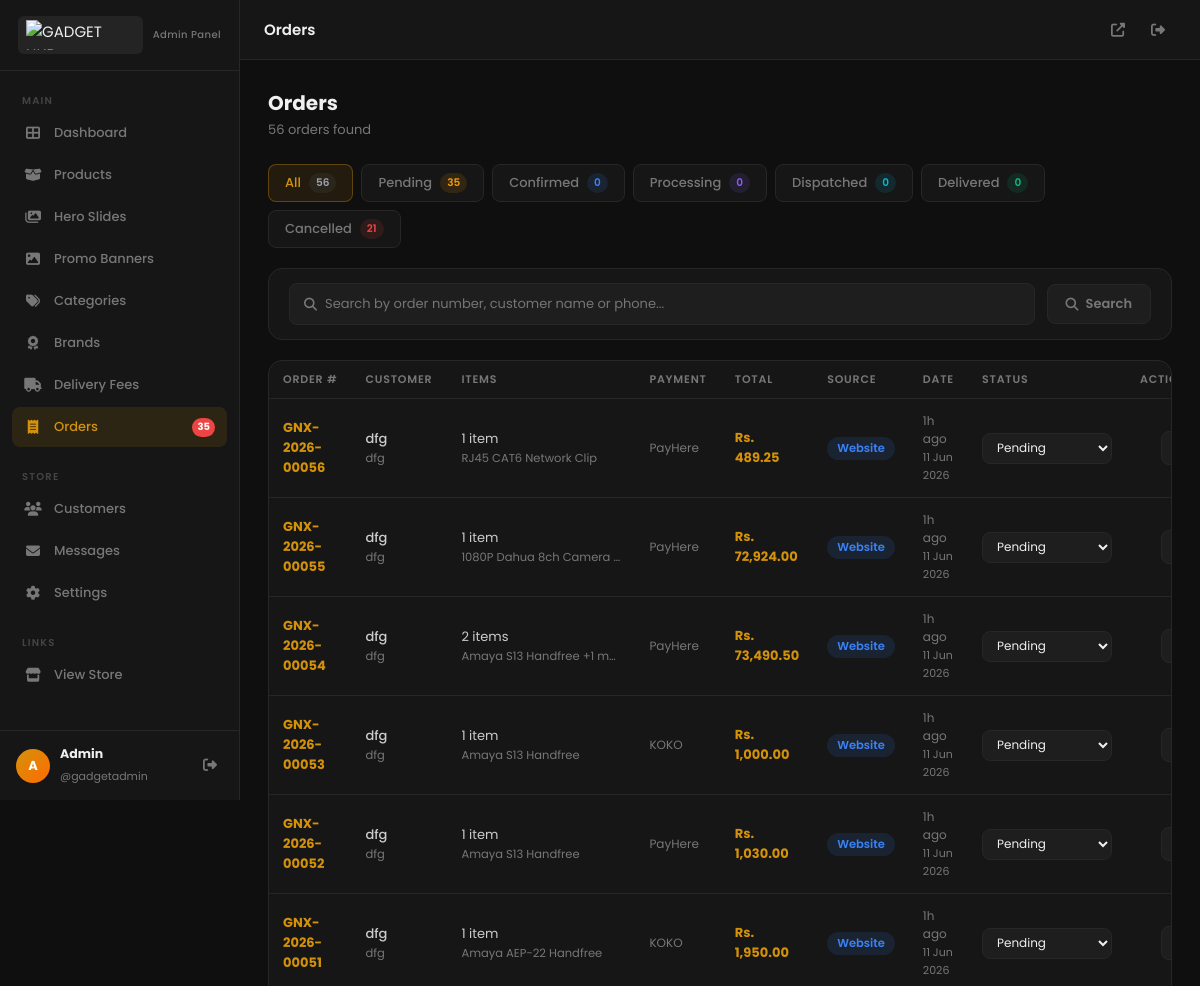
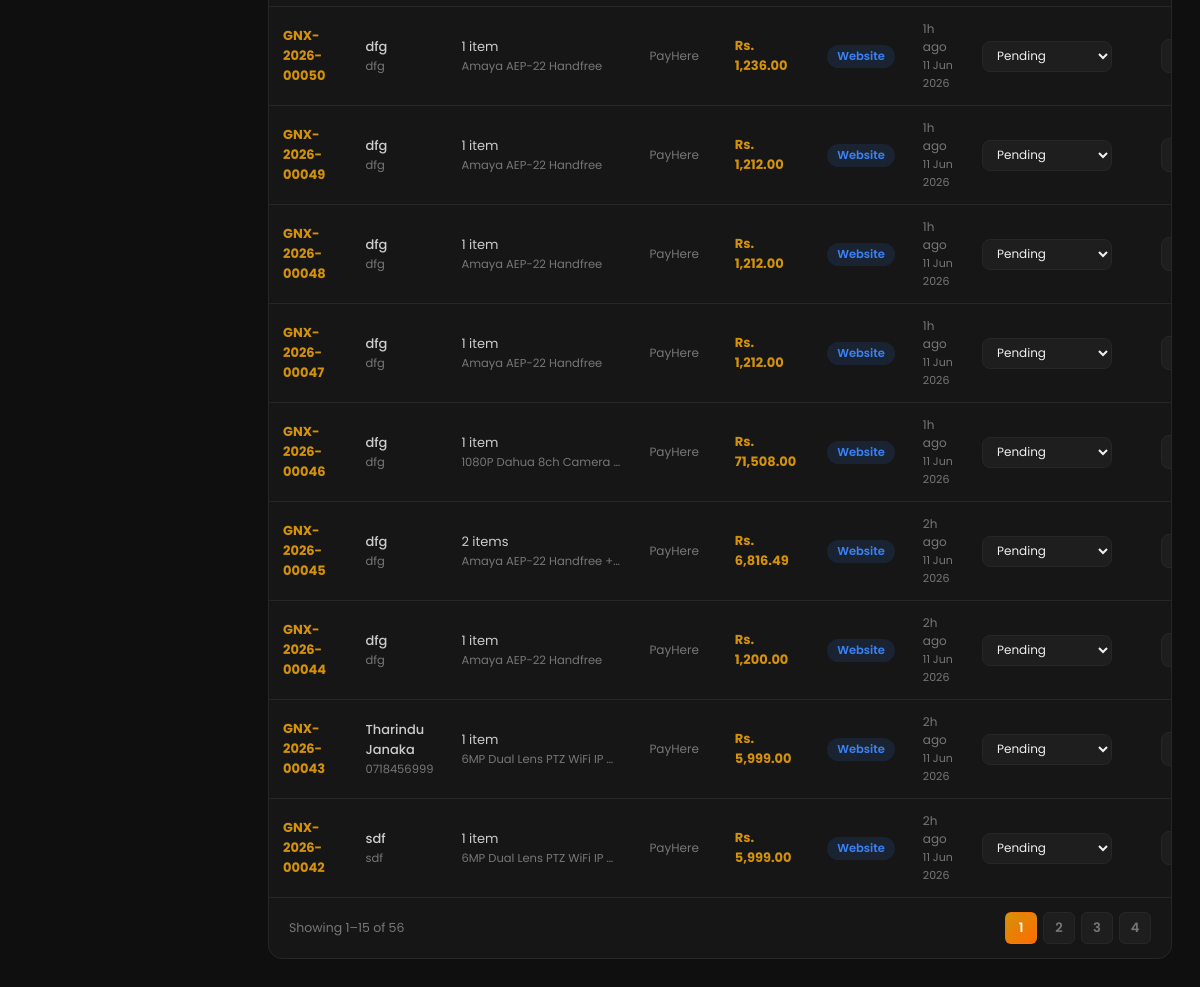
Page /admin/orders.php (signed in) on the committed database (2 pictures, top to bottom).
### tables this page shows
CREATE TABLE `orders` (
  `id` int(10) UNSIGNED NOT NULL,
  `order_number` varchar(30) NOT NULL,
  `customer_name` varchar(150) NOT NULL,
  `customer_phone` varchar(20) NOT NULL,
  `customer_phone_alt` varchar(50) DEFAULT NULL,
  `customer_email` varchar(150) DEFAULT NULL,
  `customer_city` varchar(120) DEFAULT NULL,
  `customer_district` varchar(120) DEFAULT NULL,
  `customer_address` text DEFAULT NULL,
  `items_json` longtext NOT NULL CHECK (json_valid(`items_json`)),
  `subtotal` decimal(12,2) NOT NULL DEFAULT 0.00,
  `delivery_charge` decimal(12,2) NOT NULL DEFAULT 0.00,
  `handling_fee` decimal(10,2) NOT NULL DEFAULT 0.00,
  `total` decimal(12,2) NOT NULL DEFAULT 0.00,
  `status` enum('pending','confirmed','processing','dispatched','delivered','cancelled') NOT NULL DEFAULT 'pending',
  `source` enum('whatsapp','website','instore') NOT NULL DEFAULT 'whatsapp',
  `payment_method` varchar(50) DEFAULT NULL,
  `payment_status` varchar(30) NOT NULL DEFAULT 'pending',
  `payment_meta` text DEFAULT NULL,
  `notes` text DEFAULT NULL,
  `created_at` timestamp NOT NULL DEFAULT current_timestamp(),
  `updated_at` timestamp NOT NULL DEFAULT current_timestamp() ON UPDATE current_timestamp()
);

### includes/functions.php (called while the page is built, shortened)
<?php
function fmtPrice(float $n): string {
    return 'Rs. ' . number_format($n, 2);
}
function timeAgo(string $datetime): string {
    $diff = time() - strtotime($datetime);
    if ($diff < 86400)  return floor($diff / 3600) . 'h ago';
    return date('d M Y', strtotime($datetime));
}
function get(string  $k, string $d = ''): string { return isset($_GET[$k])  ? trim($_GET[$k])  : $d; }
function paginate(int $total, int $perPage, int $current): array {
    $pages = (int)ceil($total / $perPage);
    return [
        'total'    => $total,
        'per_page' => $perPage,
        'current'  => $current,
        'pages'    => $pages,
        'offset'   => ($current - 1) * $perPage,
        'has_prev' => $current > 1,
        'has_next' => $current < $pages,
    ];
}

### admin/orders.php (the view, shortened to what this page needs)
<?php
require_once __DIR__ . '/includes/layout.php';
require_once dirname(__DIR__) . '/includes/functions.php';
$db = getDB();
$search    = get('search');
$statusF   = get('status');
$page      = max(1, (int)get('page', '1'));
$perPage   = 15;
$where  = ['1=1'];
$params = [];
$whereStr = implode(' AND ', $where);
$total = $db->prepare("SELECT COUNT(*) FROM orders WHERE $whereStr");
$total->execute($params);
$pg = paginate((int)$total->fetchColumn(), $perPage, $page);
$orders = $db->prepare("SELECT * FROM orders WHERE $whereStr ORDER BY created_at DESC LIMIT {$pg['per_page']} OFFSET {$pg['offset']}");
$orders->execute($params);
$orders = $orders->fetchAll();
$statusCounts = [];
$rows = $db->query("SELECT status, COUNT(*) AS cnt FROM orders GROUP BY status")->fetchAll();
foreach ($rows as $r) $statusCounts[$r['status']] = $r['cnt'];
$totalOrders = array_sum($statusCounts);
$statuses = [
    ''           => ['All',        $totalOrders,                    'badge-gray'],
    'pending'    => ['Pending',    $statusCounts['pending']    ?? 0, 'badge-yellow'],
    'confirmed'  => ['Confirmed',  $statusCounts['confirmed']  ?? 0, 'badge-blue'],
    'processing' => ['Processing', $statusCounts['processing'] ?? 0, 'badge-purple'],
    'dispatched' => ['Dispatched', $statusCounts['dispatched'] ?? 0, 'badge-cyan'],
    'delivered'  => ['Delivered',  $statusCounts['delivered']  ?? 0, 'badge-green'],
    'cancelled'  => ['Cancelled',  $statusCounts['cancelled']  ?? 0, 'badge-red'],
];
$sourceBadge = ['whatsapp'=>'badge-green','website'=>'badge-blue','instore'=>'badge-yellow'];
?>
<div class="page-header">
  <div>
    <h1>Orders</h1>
    <p><?= number_format($pg['total']) ?> order<?= $pg['total']!=1?'s':'' ?> found</p>
  </div>
</div>
<div style="display:flex;gap:8px;flex-wrap:wrap;margin-bottom:20px">
  <?php foreach ($statuses as $key => [$label, $count, $badgeClass]): ?>
    <a href="orders.php?status=<?= $key ?><?= $search?'&search='.urlencode($search):'' ?>"
       style="display:inline-flex;align-items:center;gap:8px;padding:8px 16px;border-radius:var(--r);font-size:13px;font-weight:500;
              background:<?= $statusF===$key?'rgba(212,146,10,.1)':'var(--bg-2)' ?>;
              border:1px solid <?= $statusF===$key?'rgba(212,146,10,.35)':'var(--border)' ?>;
              color:<?= $statusF===$key?'var(--primary)':'var(--text-muted)' ?>">
      <?= $label ?>
      <span class="badge <?= $badgeClass ?>" style="font-size:10.5px;padding:2px 7px"><?= $count ?></span>
    </a>
  <?php endforeach ?>
</div>
<div class="card" style="padding:14px 20px;margin-bottom:20px">
  <form method="GET" style="display:flex;gap:12px;align-items:center;flex-wrap:wrap">
    <div style="display:flex;align-items:center;gap:8px;flex:1;min-width:200px;background:var(--bg-3);border:1px solid var(--border);border-radius:var(--r);padding:0 14px">
      <i class="fas fa-search" style="color:var(--text-muted);font-size:13px"></i>
      <input type="text" name="search" value="<?= htmlspecialchars($search) ?>"
        placeholder="Search by order number, customer name or phone..."
        style="background:none;border:none;outline:none;color:var(--text);font-family:'Poppins',sans-serif;font-size:13px;padding:10px 0;width:100%">
    </div>
    <button type="submit" class="btn btn-ghost"><i class="fas fa-search"></i> Search</button>
  </form>
</div>
<div class="card" style="padding:0;overflow:hidden">
  <?php if ($orders): ?>
  <div class="table-wrap">
    <table class="admin-table">
      <thead>
        <tr>
          <th>Order #</th>
          <th>Customer</th>
          <th>Items</th>
          <th>Payment</th>
          <th>Total</th>
          <th>Source</th>
          <th>Date</th>
          <th>Status</th>
          <th style="text-align:right">Actions</th>
        </tr>
      </thead>
      <tbody>
      <?php foreach ($orders as $o):
        $items = json_decode($o['items_json'], true) ?? [];
        $itemCount = is_array($items) ? count($items) : 0;
      ?>
        <tr>
          <td>
            <a href="order-detail.php?id=<?= $o['id'] ?>" style="font-weight:700;color:var(--primary);font-size:13px">
              <?= htmlspecialchars($o['order_number']) ?>
            </a>
          </td>
          <td>
            <div style="font-weight:500;font-size:13px"><?= htmlspecialchars($o['customer_name']) ?></div>
            <div style="font-size:11.5px;color:var(--text-muted);margin-top:1px">
              <a href="tel:<?= htmlspecialchars($o['customer_phone']) ?>" style="color:var(--text-muted)"><?= htmlspecialchars($o['customer_phone']) ?></a>
            </div>
          </td>
          <td>
            <span style="font-size:13px"><?= $itemCount ?> item<?= $itemCount!=1?'s':'' ?></span>
            <?php if ($items && isset($items[0]['name'])): ?>
              <div style="font-size:11.5px;color:var(--text-muted);margin-top:1px;max-width:160px;white-space:nowrap;overflow:hidden;text-overflow:ellipsis">
                <?= htmlspecialchars($items[0]['name']) ?><?= $itemCount>1?' +'.($itemCount-1).' more':'' ?>
              </div>
            <?php endif ?>
          </td>
          <td style="font-size:12px;color:var(--text-muted)">
            <?php
              $pm = $o['payment_method'] ?? '';
              $pmMap = ['cod'=>'COD','bank_transfer'=>'Bank Transfer','whatsapp'=>'WhatsApp','payhere'=>'PayHere','koko'=>'KOKO'];
              echo htmlspecialchars($pmMap[$pm] ?? ($pm ? ucfirst(str_replace('_',' ', $pm)) : '-'));
            ?>
          </td>
          <td><strong style="color:var(--primary)"><?= fmtPrice((float)$o['total']) ?></strong></td>
          <td><span class="badge <?= $sourceBadge[$o['source']] ?? 'badge-gray' ?>"><?= ucfirst($o['source']) ?></span></td>
          <td style="font-size:12px;color:var(--text-muted)"><?= timeAgo($o['created_at']) ?><br><span style="font-size:11px"><?= date('d M Y', strtotime($o['created_at'])) ?></span></td>
          <td>
            <select class="form-select js-status-select" style="font-size:12px;padding:5px 10px;width:130px"
              data-id="<?= $o['id'] ?>" data-num="<?= htmlspecialchars($o['order_number']) ?>">
              <?php foreach (['pending','confirmed','processing','dispatched','delivered','cancelled'] as $s): ?>
                <option value="<?= $s ?>" <?= $o['status']===$s?'selected':'' ?>><?= ucfirst($s) ?></option>
              <?php endforeach ?>
            </select>
          </td>
          <td style="text-align:right">
            <a href="order-detail.php?id=<?= $o['id'] ?>" class="btn btn-ghost btn-icon btn-sm" title="View Details">
            </a>
          </td>
        </tr>
      <?php endforeach ?>
      </tbody>
    </table>
  </div>
  <?php if ($pg['pages'] > 1): ?>
  <div style="display:flex;align-items:center;justify-content:space-between;padding:14px 20px;border-top:1px solid var(--border)">
    <span style="font-size:12.5px;color:var(--text-muted)">
      Showing <?= $pg['offset']+1 ?>–<?= min($pg['offset']+$pg['per_page'], $pg['total']) ?> of <?= $pg['total'] ?>
    </span>
    <div style="display:flex;gap:6px">
      <?php
      $qs = http_build_query(array_filter(['search'=>$search,'status'=>$statusF]));
      for ($i=1; $i<=$pg['pages']; $i++): ?>
        <a href="orders.php?<?= $qs ?>&page=<?= $i ?>"
          style="width:32px;height:32px;display:flex;align-items:center;justify-content:center;border-radius:6px;font-size:13px;font-weight:600;
                 background:<?= $i==$page?'var(--gold)':'var(--bg-3)' ?>;
                 color:<?= $i==$page?'#fff':'var(--text-muted)' ?>;
                 border:1px solid <?= $i==$page?'transparent':'var(--border)' ?>">
          <?= $i ?>
        </a>
      <?php endfor ?>
    </div>
  </div>
  <?php endif ?>
  <?php endif ?>
</div>
<?php require_once __DIR__ . '/includes/layout-end.php'; ?>

### admin/assets/css/admin.css (style rules this page uses)
:root { --gold: linear-gradient(135deg,#d4920a 0%,#ff6b00 100%); --primary: #d4920a; --primary-lt: #f0a820; --bg: #0f0f0f; --bg-2: #161616; --bg-3: #1e1e1e; --bg-4: #252525; --border: #272727; --border-lt: #333; --text: #f0f0f0; --text-2: #ccc; --text-muted: #777; --text-dim: #444; --green: #10b981; --blue: #3b82f6; --purple: #8b5cf6; --red: #ef4444; --yellow: #f59e0b; --cyan: #06b6d4; --sidebar-w: 240px; --topbar-h: 60px; --r: 8px; --r-lg: 14px; --t: all .22s ease; --shadow: 0 4px 24px rgba(0,0,0,.5); }
*,*::before,*::after { margin:0;padding:0;box-sizing:border-box }
html { font-size:15px }
body { font-family:'Poppins',sans-serif;background:var(--bg);color:var(--text);display:flex;min-height:100vh;overflow-x:hidden }
a { text-decoration:none;color:inherit }
button,input,select,textarea { font-family:'Poppins',sans-serif }
.card { background:var(--bg-2);border:1px solid var(--border);border-radius:var(--r-lg);padding:24px }
.admin-table { width:100%;border-collapse:collapse }
.admin-table th { font-size:11px;text-transform:uppercase;letter-spacing:.8px;color:var(--text-muted);font-weight:600;padding:10px 14px;border-bottom:1px solid var(--border);text-align:left;white-space:nowrap }
.admin-table td { padding:13px 14px;border-bottom:1px solid var(--border);font-size:13px;color:var(--text-2);vertical-align:middle }
.admin-table tr:last-child td { border-bottom:none }
.table-wrap { overflow-x:auto }
.badge { display:inline-flex;align-items:center;padding:3px 10px;border-radius:50px;font-size:11.5px;font-weight:600;white-space:nowrap }
.badge-green { background:rgba(16,185,129,.12);color:var(--green) }
.badge-blue { background:rgba(59,130,246,.12); color:var(--blue) }
.badge-purple { background:rgba(139,92,246,.12); color:var(--purple) }
.badge-yellow { background:rgba(245,158,11,.12); color:var(--yellow) }
.badge-cyan { background:rgba(6,182,212,.12); color:var(--cyan) }
.badge-red { background:rgba(239,68,68,.12); color:var(--red) }
.badge-gray { background:rgba(107,114,128,.12);color:#9ca3af }
.btn { display:inline-flex;align-items:center;gap:7px;padding:9px 18px;border-radius:var(--r);font-size:13px;font-weight:600;cursor:pointer;border:none;transition:var(--t);white-space:nowrap }
.btn-ghost { background:var(--bg-3);color:var(--text-muted);border:1px solid var(--border) }
.btn-sm { padding:6px 14px;font-size:12px }
.btn-icon { width:34px;height:34px;padding:0;display:inline-flex;align-items:center;justify-content:center;border-radius:var(--r) }
.form-input,.form-select,.form-textarea { background:var(--bg-3);border:1px solid var(--border);border-radius:var(--r); color:var(--text);font-family:'Poppins',sans-serif;font-size:13.5px; padding:10px 14px;outline:none;transition:border-color .2s,box-shadow .2s;width:100%; }
.form-select { cursor:pointer }
.page-header { display:flex;align-items:center;justify-content:space-between;margin-bottom:24px;gap:16px;flex-wrap:wrap }
.page-header h1 { font-size:20px;font-weight:700 }
.page-header p { font-size:13px;color:var(--text-muted);margin-top:2px }

### rows in the picture
orders: order_number "GNX-2026-00056", customer_name "dfg", customer_phone "dfg", items_json "1", items_json "RJ45 CAT6 Network Clip", payment_method "PayHere", total "Rs. 489.25", source "Website", created_at "1h ago", created_at "11 Jun 2026", status+id+order_number "Pending"
orders: order_number "GNX-2026-00055", customer_name "dfg", customer_phone "dfg", items_json "1", items_json "1080P Dahua 8ch Camera…", payment_method "PayHere", total "Rs. 72,924.00", source "Website", created_at "1h ago", created_at "11 Jun 2026", status+id+order_number "Pending"
orders: order_number "GNX-2026-00054", customer_name "dfg", customer_phone "dfg", items_json "2", items_json "Amaya S13 Handfree", $itemCount-1 "1", payment_method "PayHere", total "Rs. 73,490.50", source "Website", created_at "1h ago", created_at "11 Jun 2026", status+id+order_number "Pending"
orders: order_number "GNX-2026-00053", customer_name "dfg", customer_phone "dfg", items_json "1", items_json "Amaya S13 Handfree", payment_method "KOKO", total "Rs. 1,000.00", source "Website", created_at "1h ago", created_at "11 Jun 2026", status+id+order_number "Pending"
orders: order_number "GNX-2026-00052", customer_name "dfg", customer_phone "dfg", items_json "1", items_json "Amaya S13 Handfree", payment_method "PayHere", total "Rs. 1,030.00", source "Website", created_at "1h ago", created_at "11 Jun 2026", status+id+order_number "Pending"
orders: order_number "GNX-2026-00051", customer_name "dfg", customer_phone "dfg", items_json "1", items_json "Amaya AEP-22 Handfree", payment_method "KOKO", total "Rs. 1,950.00", source "Website", created_at "1h ago", created_at "11 Jun 2026", status+id+order_number "Pending"
orders: order_number "GNX-2026-00050", customer_name "dfg", customer_phone "dfg", items_json "1", items_json "Amaya AEP-22 Handfree", payment_method "PayHere", total "Rs. 1,236.00", source "Website", created_at "1h ago", created_at "11 Jun 2026", status+id+order_number "Pending"
orders: order_number "GNX-2026-00049", customer_name "dfg", customer_phone "dfg", items_json "1", items_json "Amaya AEP-22 Handfree", payment_method "PayHere", total "Rs. 1,212.00", source "Website", created_at "1h ago", created_at "11 Jun 2026", status+id+order_number "Pending"
orders: order_number "GNX-2026-00048", customer_name "dfg", customer_phone "dfg", items_json "1", items_json "Amaya AEP-22 Handfree", payment_method "PayHere", total "Rs. 1,212.00", source "Website", created_at "1h ago", created_at "11 Jun 2026", status+id+order_number "Pending"
orders: order_number "GNX-2026-00047", customer_name "dfg", customer_phone "dfg", items_json "1", items_json "Amaya AEP-22 Handfree", payment_method "PayHere", total "Rs. 1,212.00", source "Website", created_at "1h ago", created_at "11 Jun 2026", status+id+order_number "Pending"
orders: order_number "GNX-2026-00046", customer_name "dfg", customer_phone "dfg", items_json "1", items_json "1080P Dahua 8ch Camera…", payment_method "PayHere", total "Rs. 71,508.00", source "Website", created_at "1h ago", created_at "11 Jun 2026", status+id+order_number "Pending"
orders: order_number "GNX-2026-00045", customer_name "dfg", customer_phone "dfg", items_json "2", items_json "Amaya AEP-22 Handfree", payment_method "PayHere", total "Rs. 6,816.49", source "Website", created_at "2h ago", created_at "11 Jun 2026", status+id+order_number "Pending"
orders: order_number "GNX-2026-00044", customer_name "dfg", customer_phone "dfg", items_json "1", items_json "Amaya AEP-22 Handfree", payment_method "PayHere", total "Rs. 1,200.00", source "Website", created_at "2h ago", created_at "11 Jun 2026", status+id+order_number "Pending"
orders: order_number "GNX-2026-00043", customer_name "Tharindu Janaka", customer_phone "0718456999", items_json "1", items_json "6MP Dual Lens PTZ WiFi IP…", payment_method "PayHere", total "Rs. 5,999.00", source "Website", created_at "2h ago", created_at "11 Jun 2026", status+id+order_number "Pending"
orders: order_number "GNX-2026-00042", customer_name "sdf", customer_phone "sdf", items_json "1", items_json "6MP Dual Lens PTZ WiFi IP…", payment_method "PayHere", total "Rs. 5,999.00", source "Website", created_at "2h ago", created_at "11 Jun 2026", status+id+order_number "Pending"

### other values in the picture
$pendingOrders "35"
substr($name,0,1) "A"
$name "Admin"
$uname "gadgetadmin"
$title "Orders"
$pg['total'] "56"
$label "All"
$count "56"
$label "Pending"
$count "35"
$label "Confirmed"
$count "0"
$label "Processing"
$label "Dispatched"
$label "Delivered"
